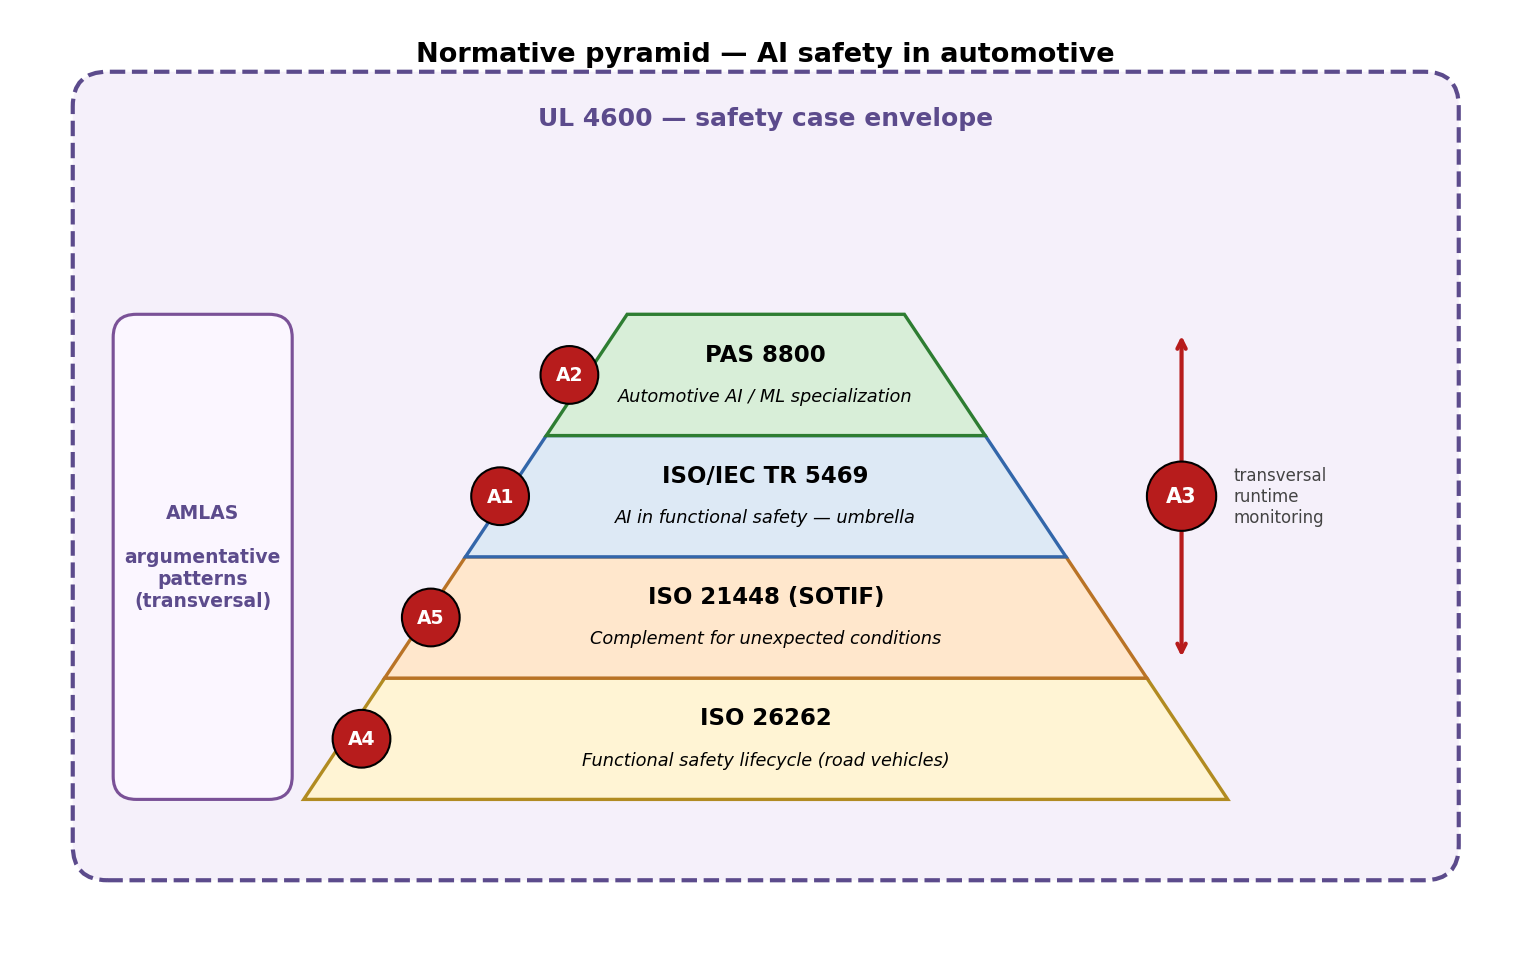

Write Python code to recreate this figure.
"""
Figure 6 — Normative pyramid for AI safety in automotive systems.

Source script for the figure referenced at the close of section 3.8
of chapter 3 (`Capítulo 3 — Metodología`). Renders a stacked pyramid
with the four standards that organise the AI/automotive safety
landscape, plus the UL 4600 safety-case envelope around the pyramid,
the AMLAS transversal-patterns sidebar, and the five framework
adaptations A1..A5 marked on the layer where each applies.

Run:
    python fig_3_6_normative_pyramid.py

Produces:
    fig_3_6_normative_pyramid.png in the same directory.
"""

from pathlib import Path

import matplotlib.patches as mpatches
import matplotlib.pyplot as plt
from matplotlib.patches import Circle, FancyBboxPatch, Polygon


HERE = Path(__file__).resolve().parent
OUT_PNG = HERE / "fig_3_6_normative_pyramid.png"


def main() -> None:
    """Render the normative-pyramid figure (manuscript Fig. 3.6)."""
    fig, ax = plt.subplots(figsize=(13, 8))
    ax.set_xlim(0, 13)
    ax.set_ylim(0, 8)
    ax.set_aspect("equal")
    ax.axis("off")

    # ---------------------------------------------------------------
    # UL 4600 envelope — wraps the entire pyramid as a safety-case halo
    # ---------------------------------------------------------------
    ul4600 = FancyBboxPatch(
        (0.5, 0.5), 12.0, 7.0,
        boxstyle="round,pad=0.0,rounding_size=0.3",
        linewidth=2.0, edgecolor="#5c4b8c", facecolor="#f5f0fa",
        linestyle="--", zorder=1,
    )
    ax.add_patch(ul4600)
    ax.text(
        6.5, 7.10, "UL 4600 — safety case envelope",
        ha="center", va="center",
        fontsize=12, fontweight="bold", color="#5c4b8c", zorder=2,
    )

    # ---------------------------------------------------------------
    # Pyramid — four trapezoid layers stacked from base to apex
    # ---------------------------------------------------------------
    center_x = 6.5
    base_y = 1.2
    layer_height = 1.05
    # Half-widths from base to apex: 5 values produce 4 trapezoids.
    half_widths = [4.0, 3.3, 2.6, 1.9, 1.2]

    layers = [
        {
            "name": "ISO 26262",
            "desc": "Functional safety lifecycle (road vehicles)",
            "fill": "#fff4d4", "edge": "#b18b21",
        },
        {
            "name": "ISO 21448 (SOTIF)",
            "desc": "Complement for unexpected conditions",
            "fill": "#ffe7cc", "edge": "#b97326",
        },
        {
            "name": "ISO/IEC TR 5469",
            "desc": "AI in functional safety — umbrella",
            "fill": "#dde9f5", "edge": "#3366aa",
        },
        {
            "name": "PAS 8800",
            "desc": "Automotive AI / ML specialization",
            "fill": "#d8eed8", "edge": "#2e7d32",
        },
    ]

    for i, layer in enumerate(layers):
        y_bot = base_y + i * layer_height
        y_top = y_bot + layer_height
        pts = [
            (center_x - half_widths[i],     y_bot),
            (center_x + half_widths[i],     y_bot),
            (center_x + half_widths[i + 1], y_top),
            (center_x - half_widths[i + 1], y_top),
        ]
        poly = Polygon(
            pts, closed=True,
            facecolor=layer["fill"], edgecolor=layer["edge"],
            linewidth=1.6, zorder=3,
        )
        ax.add_patch(poly)
        ax.text(
            center_x, (y_bot + y_top) / 2 + 0.18, layer["name"],
            ha="center", va="center", fontsize=11, fontweight="bold", zorder=4,
        )
        ax.text(
            center_x, (y_bot + y_top) / 2 - 0.18, layer["desc"],
            ha="center", va="center", fontsize=8.5, style="italic", zorder=4,
        )

    # ---------------------------------------------------------------
    # AMLAS sidebar — argumentative patterns (transversal, to the left)
    # ---------------------------------------------------------------
    amlas_h = 4 * layer_height
    amlas = FancyBboxPatch(
        (0.85, base_y), 1.55, amlas_h,
        boxstyle="round,pad=0.0,rounding_size=0.2",
        linewidth=1.5, edgecolor="#7a5197", facecolor="#fbf6ff", zorder=2,
    )
    ax.add_patch(amlas)
    ax.text(
        1.625, base_y + amlas_h / 2,
        "AMLAS\n\nargumentative\npatterns\n(transversal)",
        ha="center", va="center", fontsize=9, fontweight="bold",
        color="#5c4b8c", zorder=3,
    )

    # ---------------------------------------------------------------
    # Adaptation markers A1..A5 — placed on the layer where each applies.
    # Markers sit in the lower-left portion of each trapezoid, below
    # the layer name+description (which are centred vertically), so they
    # do not collide with the text.
    # ---------------------------------------------------------------
    #   A4 — ISO 26262 base  (mandatory traceability across lifecycle)
    #   A5 — SOTIF           (operational validation + sim-to-real gap)
    #   A1 — TR 5469         (L4 split: Cage Spec + Training Spec, for ML modules)
    #   A2 — PAS 8800        (L4' split: Cage Unit Tests + Policy Behavioral Eval)
    #   A3 — transversal     (Runtime Monitoring, vertical span on the right)
    adaptations = [
        {"label": "A4", "x": center_x - 3.5, "y": base_y + 0.5 * layer_height},
        {"label": "A5", "x": center_x - 2.9, "y": base_y + 1.5 * layer_height},
        {"label": "A1", "x": center_x - 2.3, "y": base_y + 2.5 * layer_height},
        {"label": "A2", "x": center_x - 1.7, "y": base_y + 3.5 * layer_height},
    ]
    for a in adaptations:
        circ = Circle(
            (a["x"], a["y"]), 0.25,
            facecolor="#b71c1c", edgecolor="black", linewidth=1.0, zorder=5,
        )
        ax.add_patch(circ)
        ax.text(
            a["x"], a["y"], a["label"],
            ha="center", va="center",
            fontsize=9, fontweight="bold", color="white", zorder=6,
        )

    # A3 transversal: vertical double-headed arrow spanning SOTIF..PAS 8800
    arrow_x = center_x + 3.6
    arrow_top = base_y + 4 * layer_height - 0.15
    arrow_bot = base_y + layer_height + 0.15
    ax.annotate(
        "", xy=(arrow_x, arrow_top), xytext=(arrow_x, arrow_bot),
        arrowprops=dict(arrowstyle="<->", linewidth=2.0, color="#b71c1c"),
        zorder=4,
    )
    a3_y = base_y + 2.5 * layer_height
    a3_circ = Circle(
        (arrow_x, a3_y), 0.30,
        facecolor="#b71c1c", edgecolor="black", linewidth=1.0, zorder=5,
    )
    ax.add_patch(a3_circ)
    ax.text(
        arrow_x, a3_y, "A3",
        ha="center", va="center",
        fontsize=10, fontweight="bold", color="white", zorder=6,
    )
    ax.text(
        arrow_x + 0.45, a3_y,
        "transversal\nruntime\nmonitoring",
        ha="left", va="center", fontsize=8, color="#444", zorder=4,
    )

    # ---------------------------------------------------------------
    # Title
    # ---------------------------------------------------------------
    ax.text(
        6.5, 7.65, "Normative pyramid — AI safety in automotive",
        ha="center", va="center", fontsize=13, fontweight="bold",
    )

    fig.savefig(
        OUT_PNG, dpi=150, bbox_inches="tight", facecolor="white",
    )
    print(f"Wrote {OUT_PNG.relative_to(HERE.parent.parent)}")


if __name__ == "__main__":
    main()
